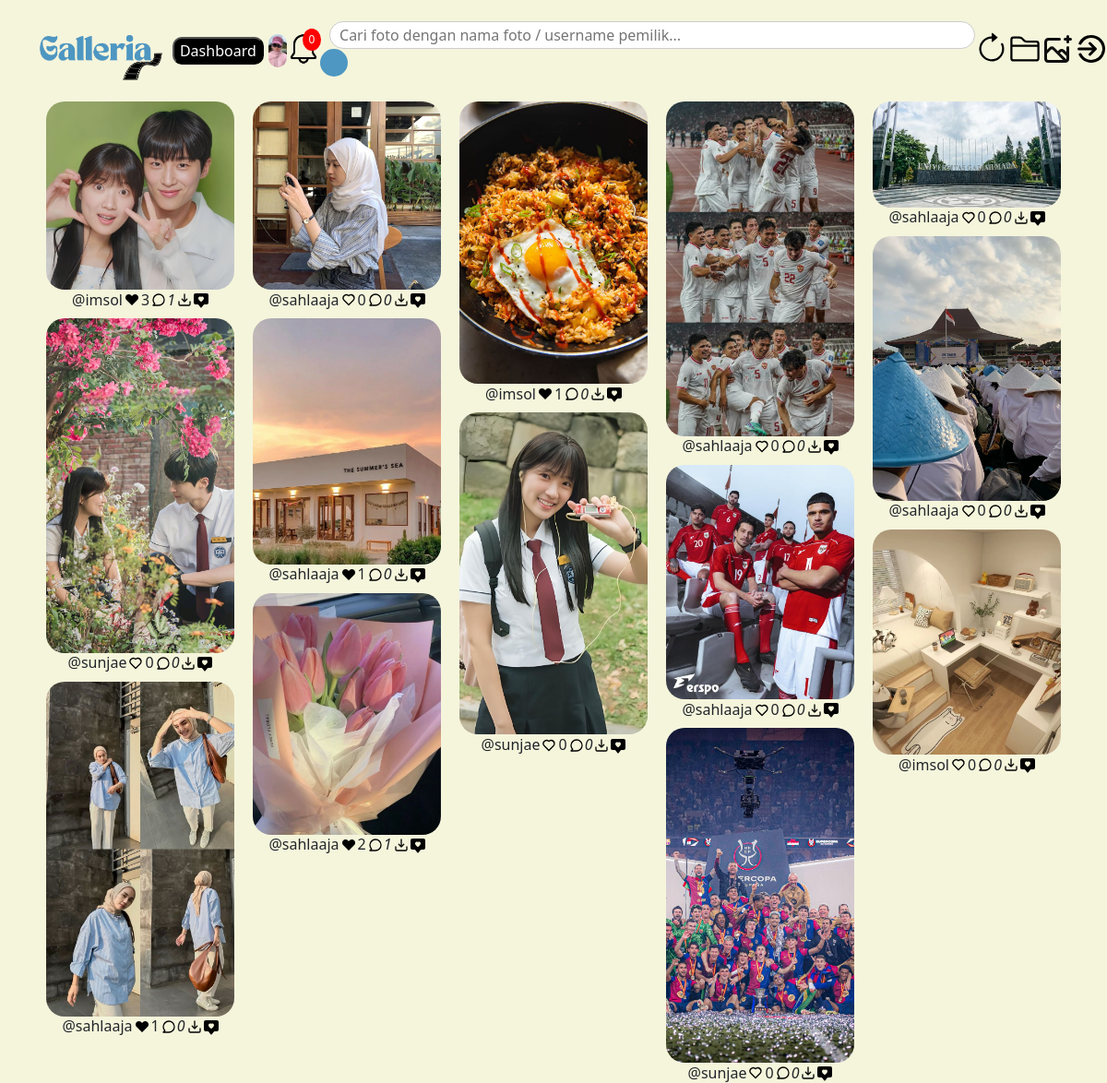
Page /dashboard.php (signed in) on the committed database.
### tables this page shows
CREATE TABLE `user` (
  `user_id` int(11) NOT NULL,
  `role_id` int(11) NOT NULL,
  `username` varchar(255) NOT NULL,
  `password` varchar(255) NOT NULL,
  `email` varchar(255) NOT NULL,
  `name` varchar(255) NOT NULL,
  `alamat` text NOT NULL,
  `foto_profil` varchar(255) NOT NULL,
  `verifikasi` int(11) NOT NULL
);

CREATE TABLE `foto` (
  `foto_id` int(11) NOT NULL,
  `judul_foto` varchar(255) NOT NULL,
  `deskripsi` text NOT NULL,
  `tanggal_unggah` date NOT NULL,
  `lokasi_file` varchar(255) NOT NULL,
  `album_id` int(11) NOT NULL,
  `user_id` int(11) NOT NULL
);

### dashboard.php (the view, shortened to what this page needs)
<?php
include "header.php";
$id = $_SESSION['id'];
$role = $_SESSION['role'];
?>
<!DOCTYPE html>
<html lang="en">
<head>
    <link rel="stylesheet" href="asset.css">
</head>
<body>
    <div class="card-container">
        <?php
        if (isset($_POST['search'])) {
            $search = mysqli_real_escape_string($conn, $_POST['isi']);
            $query = "SELECT * FROM `foto` INNER JOIN `user` ON `foto`.`user_id` = `user`.`user_id` WHERE `judul_foto` LIKE '%$search%' OR `username` LIKE '%$search%'";
        } else {
            $query = "SELECT * FROM `foto` INNER JOIN `user` ON `foto`.`user_id` = `user`.`user_id`";
        }
        $hasil = mysqli_query($conn, $query);
        while ($row = mysqli_fetch_assoc($hasil)) :
            $total = $row['foto_id'];
            $query_komentar_count = mysqli_query($conn, "SELECT COUNT(*) AS total_komentar FROM `komentar_foto` WHERE `foto_id` = $total");
            $row_komentar_count = mysqli_fetch_assoc($query_komentar_count);
            $total_komentar = $row_komentar_count['total_komentar'];
            $query_like_count = mysqli_query($conn, "SELECT COUNT(*) AS total_like FROM `like_foto` WHERE `foto_id` = $total");
            $row_like_count = mysqli_fetch_assoc($query_like_count);
            $total_like = $row_like_count['total_like'];
            $query_check = mysqli_query($conn, "SELECT * FROM `like_foto` WHERE `foto_id` = $total AND `user_id` = $id");
        ?>
            <div class="card_box">
                <div class="card-foto">
                    <img src="Asset/img/<?php echo $row['lokasi_file'] ?>" class="img-fluid" style="max-width: 100%; height:auto; display:block; border-radius:20px;">
                </div>
                <center>
                    <table>
                        <tr>
                            <td>
                                @<?php echo $row['username'] ?>
                            </td>
                            <?php if ($is_like = mysqli_num_rows($query_check) > 0) { ?>
                                <td><span><a href="like.php?id=<?php echo $row['foto_id'] ?>"><img src="Asset/icon/heart.png" width="16px" height="16px"></a></span></td>
                                <td><?php echo $total_like ?></td>
                            <?php } else { ?>
                                <td><span><a href="like.php?id=<?php echo $row['foto_id'] ?>"><img src="Asset/icon/heart-alt.svg" width="16px" height="16px"></a></span></td>
                                <td><?php echo $total_like ?></td>
                            <?php } ?>
                            <td><span><a href="detail_foto.php?id=<?php echo $row['foto_id'] ?>"><img src="Asset/icon/comment.svg" width="16px" height="16px"></a></span></td>
                            <td><i style="margin-top: 20px; margin-left:-1px;"><?php echo $total_komentar ?></i></td>
                            <?php if ($role == 'USER') { ?>
                                <td><span><a href="unduh.php?file=<?php echo $row['lokasi_file'] ?>" onclick="return confirm('Apakah  anda ingin mengunduh foto ini?')"><img src="Asset/icon/import.svg" width="16px" height="16px"></a></span></td>
                            <?php } else { ?>
                                <td><span><a href="delete.php?id=<?php echo $row['foto_id'] ?>" onclick="return confirm('Apakah anda yakin akan menghapus foto ini?')"><img src="Asset//icon/trash.svg" width="16px" height="16px"></a></span></td>
                            <?php } ?>
                            <td><img src="Asset/icon/elipsis.svg" width="16px" height="16px" title="Detail like" style="margin-top: 3px; cursor:pointer;" class="openModal" data-id="<?php echo $row['foto_id'] ?>"></td>
                        </tr>
                    </table>
                </center>
            </div>
        <?php endwhile; ?>
    </div>
</body>
</html>

### header.php (shortened to what this page needs)
<?php
include "connection.php";
$id = $_SESSION['id'];
$role = $_SESSION['role'];
?>
<!DOCTYPE html>
<html lang="en">
<head>
    <link rel="stylesheet" href="https://unicons.iconscout.com/release/v4.0.8/css/line.css">
    <link rel="stylesheet" href="Asset/bootstrap/dist/css/bootstrap.min.css">
</head>
<body>
    <?php
    if ($role == 'USER') {
        $query = mysqli_query($conn, "SELECT * FROM `user` WHERE `user_id` = $id");
        $row = mysqli_fetch_array($query);
        $query2 = mysqli_query($conn, "SELECT COUNT(*) AS unread FROM `notifikasi` WHERE `penerima_id` = $id AND `pengirim_id` != $id AND `is_read` = 0");
        $row2 = mysqli_fetch_array($query2);
    ?>
        <div class="header">
            <img src="Asset/img/logo.png" class="logo">
            <button class="button_menu"><a href="dashboard.php" class="a">Dashboard</a></button>
          <img src="Asset/img/<?php echo $row['foto_profil'] ?>" width="36px" height="36px" style="border-radius:20px; margin-left:5px; margin-top:10px;" class="openModalProfil" data-id="<?php echo $row['user_id']?>">
            <div class="notification-icon">
            <span><a href="notifikasi.php"><img src="Asset/icon/bell.png" width="36px" height="36px"></a></span>
            <div class="notification-count"><?php echo $row2['unread']?></div>
            </div>
            <form method="POST" action="search.php">
                <input type="text" name="isi" placeholder="Cari foto dengan nama foto / username pemilik..." required style="margin-left:10px;" class="text1">
                <button type="submit" name="search" class="button"><center><img src="Asset/icon/search.svg" width="16px" height="16px" style="margin-top: -5px;"></center></button>
            </form>
            <img src="Asset/icon/reset.svg" width="36px" height="36px" class="icon" title="reset" name="reset" onclick="resetSearch()">
            <span><a href="album.php"><img src="Asset/icon/folder.svg" width="36px" height="36px" title="album" class="icon"></a></span>
            <span><a href="upload-foto.php"><img src="Asset/icon/image-plus.svg" width="36px" height="36px" class="icon" title="tambah foto"></a></span>
            <span><img src="Asset/icon/logout.svg" class="icon" width="36px" height="36px" title="logout" onclick="confirmLogout()"></span>
        </div>
    <?php } ?>
</body>
</html>

### asset.css (style rules this page uses)
body { background-color: beige; }
.logo { width: 200px; height: 100px; }
.icon { cursor: pointer; margin-top: 5px; }
.header { margin-left: 20px; display: flex; align-items: center; }
.card-container { column-count: 5; grid-template-columns: repeat(auto-fill, minmax(200px, 1fr)); grid-auto-flow: dense; height: auto; gap: 20px; padding-left: 50px; padding-right: 50px; }
.card-container .card_box { break-inside: avoid; }
.card-foto { width: 100%; height: auto; transition: filter 0.3s ease; cursor: pointer; padding-top: 10px; }
a { color: black; }
.button_menu { width: 100px; height: 30px; background-color: black; color: white; border-radius: 10px; margin-top: 10px; }
.notification-icon { position: relative; display: inline-block; font-size: 30px; }
.notification-count { position: absolute; top: 3px; right: -1px; background-color: red; color: white; font-size: 12px; padding: 3px 6px; border-radius: 60%; min-width: 20px; text-align: center; }

### header.php (style rules this page uses)
.text1 { width: 700px; height: 30px; padding: 10px; border: 1px solid #ccc; border-radius: 20px; margin-top: 5px; }
.button { width: 30px; height: 30px; background-color: #4e97c2; color: white; border: none; cursor: pointer; border-radius: 20px; }
.a { color: white; text-decoration: none; }
tr { padding: 5px; }
td { line-height: 1; }

### rows in the picture
user: foto_profil (picture)
foto: lokasi_file (picture), user.username "imsol", total_like "3", total_komentar "1"
foto: lokasi_file (picture), user.username "sunjae", total_like "0", total_komentar "0"
foto: lokasi_file (picture), user.username "sahlaaja", total_like "1", total_komentar "0"
foto: lokasi_file (picture), user.username "sahlaaja", total_like "0", total_komentar "0"
foto: lokasi_file (picture), user.username "sahlaaja", total_like "1", total_komentar "0"
foto: lokasi_file (picture), user.username "sahlaaja", total_like "2", total_komentar "1"
foto: lokasi_file (picture), user.username "imsol", total_like "1", total_komentar "0"
foto: lokasi_file (picture), user.username "sunjae", total_like "0", total_komentar "0"
foto: lokasi_file (picture), user.username "sahlaaja", total_like "0", total_komentar "0"
foto: lokasi_file (picture), user.username "sahlaaja", total_like "0", total_komentar "0"
foto: lokasi_file (picture), user.username "sunjae", total_like "0", total_komentar "0"
foto: lokasi_file (picture), user.username "sahlaaja", total_like "0", total_komentar "0"
foto: lokasi_file (picture), user.username "sahlaaja", total_like "0", total_komentar "0"
foto: lokasi_file (picture), user.username "imsol", total_like "0", total_komentar "0"

### other values in the picture
$row2['unread'] "0"
